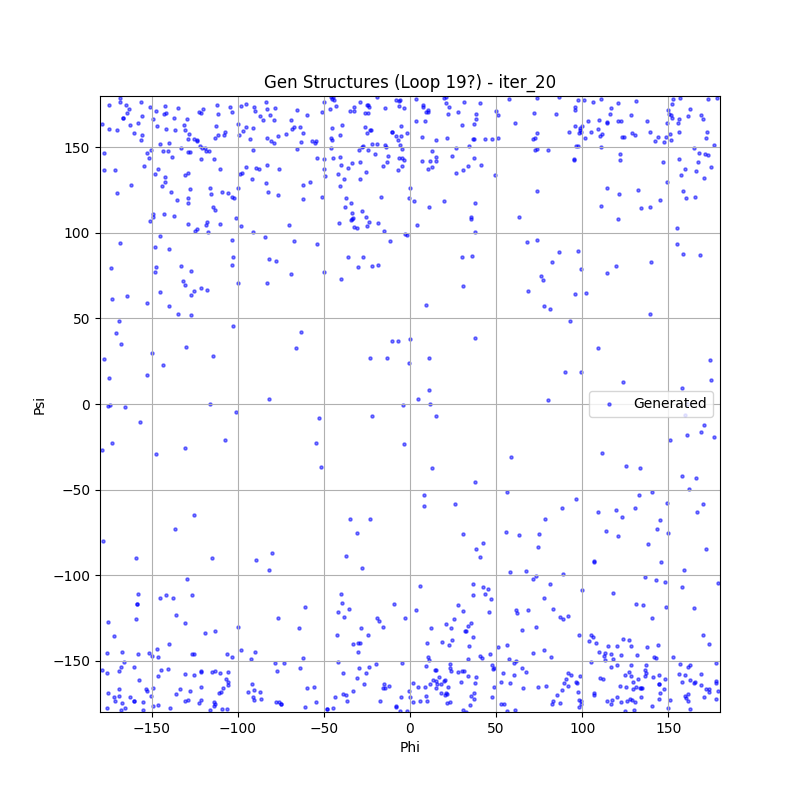

Reproduce this figure in Python.

import torch
import numpy as np
import matplotlib.pyplot as plt
from pathlib import Path
from metastategen.utils.geometry import compute_dihedrals, rad2deg
from metastategen.utils.pdb import get_ala2_heavy_atom_indices

def compute_phi_psi(data, pdb_path):
    phi_idx, psi_idx = get_ala2_heavy_atom_indices(pdb_path)
    indices = torch.tensor([phi_idx, psi_idx], dtype=torch.long)
    rads = compute_dihedrals(data, indices)
    degs = rad2deg(rads)
    degs = (degs + 180.0) % 360.0 - 180.0
    return degs[:, 0], degs[:, 1]

def main():
    print("Verifying Loop 19 Results (Randomized Conditioning Discovery)...")
    pdb_path = Path("data/raw/alanine-dipeptide-nowater.pdb")
    
    # We use the path provided by the user (even if name is '18')
    run_dir = Path("runs/day11_al_18_hpc")
    iter_idx = 20 # Check final iteration (or latest available)
    
    # Check if iter_20 exists, else fallback
    sample_path = run_dir / f"iter_{iter_idx}/eval_samples.pt"
    if not sample_path.exists():
        print(f"Iter {iter_idx} not found. Checking available iters...")
        available = sorted([d.name for d in run_dir.glob("iter_*")])
        if not available:
            print("No iterations found!")
            return
        last_iter = available[-1]
        sample_path = run_dir / last_iter / "eval_samples.pt"
        print(f"Using {last_iter}")
    
    print(f"Loading samples from {sample_path}")
    data = torch.load(sample_path)
    pos = data["positions"] if isinstance(data, dict) else data
    
    # Compute Angles
    phi, psi = compute_phi_psi(pos, pdb_path)
    phi = phi.numpy()
    psi = psi.numpy()
    
    # Analyze Basins
    # Alpha-L: -90 < Psi < 0, Phi < 0
    # C7eq: 0 < Psi < 120, Phi < 0
    # Beta/C5: |Psi| > 120
    # Alpha-R: Phi > 0 (D-like)
    
    alpha_l = ((psi > -90) & (psi < 0) & (phi < 0)).sum()
    c7eq = ((psi > 0) & (psi < 120) & (phi < 0)).sum()
    beta = (np.abs(psi) > 120).sum()
    right_handed = (phi > 0).sum()
    
    total = len(phi)
    
    print("\n--- Basin Analysis (Discovery Check) ---")
    print(f"Total Samples: {total}")
    print(f"Alpha-L Basin: {alpha_l} ({alpha_l/total*100:.2f}%)   [Target: Discovery]")
    print(f"C7eq Basin:    {c7eq} ({c7eq/total*100:.2f}%)      [Target: Discovery]")
    print(f"Beta Basin:    {beta} ({beta/total*100:.2f}%)")
    print(f"Right-Handed:  {right_handed} ({right_handed/total*100:.2f}%)")
    
    if alpha_l > 50: # >5% assuming 1000 samples
        print("\n[SUCCESS] Alpha-L Basin Discovered!")
    else:
        print("\n[WARNING] Alpha-L Basin NOT significantly populated.")
    
    if c7eq > 50:
         print("[SUCCESS] C7eq Basin Discovered!")
    
    # Scatter Plot
    plt.figure(figsize=(8, 8))
    plt.scatter(phi, psi, s=5, alpha=0.5, c='blue', label='Generated')
    plt.xlim(-180, 180)
    plt.ylim(-180, 180)
    plt.xlabel('Phi')
    plt.ylabel('Psi')
    plt.grid(True)
    plt.title(f"Gen Structures (Loop 19?) - {sample_path.parent.name}")
    plt.legend()
    plt.savefig("demo/verify_loop19.png")
    print("Saved plot to demo/verify_loop19.png")

if __name__ == "__main__":
    main()
